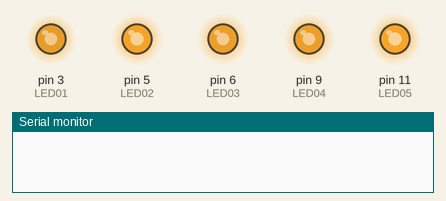
Recording of a sketch running on a simulated Arduino Uno, built with avr-gcc and run on an emulated ATmega328P. Shown: output pins drawn as LEDs (lit = HIGH), the last lines printed to the serial monitor. Random numbers use the default seed unless the sketch sets one.

Above: at 0.1 s.
At 16.0 s:
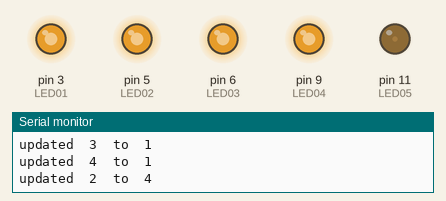
Timing chart, 0 to 40.0 s (numbered marks = the images above):
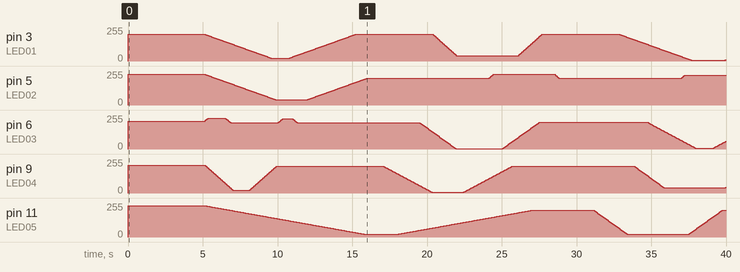

The sketch:

Starry-Sky-Fiberoptics-5leds.ino
```cpp
/*  Starry Sky Tie
 *
 *  This is a script to randomly fade 5 LEDs from an average to a lower
 *  or higher brightness with random lower, higher and timing settings
 *  to look like a starry sky when used with fiberoptics.
 *  In this case these will be implemented in a tie.
 *
 *  Up/down chance =  1/4 up, 3/4 down, with a maximum of 2
 *  going up to max at the same time.
 *
 *  Average stays the same.
 *  Minimum, maximum and timing options change randomly
 *  from 5 options every time it reaches the average again.
 *
 *  Created by Billy Jaspers, May 2019.
 */


// Declare pins
int LED01           = 3;
int LED02           = 5;
int LED03           = 6;
int LED04           = 9;
int LED05           = 11;

// Time variables
unsigned long currentTime;
unsigned long waitingTime[5];
unsigned long lastRound;

// LED Variables
int brightMin [5]   =       { 10,   10,   10,   10,     10        };      // Minimum brightness
int brightAvg [5]   =       { 200,  200,  200,  200,    200       };      // Average brightness
int brightMax[5]    =       { 240,  240,  240,  240,    240       };      // Maximum brightness
int timeWaitLow[5]  =       { 1000, 1000, 1000, 1000,   1000      };      // Waiting time
int timeWaitAvg[5]  =       { 5000, 5000, 5000, 5000,   5000      };      // Waiting time
int timeWaitMax[5]  =       { 4000, 3000, 3000, 3000,   3000      };      // Waiting time
int increment[5]    =       { 2,    5,    4,    5,      2         };      // Increment in brightness
int currentBright[5]=       { 200,  230,  210,  210,    235       };      // Current brightness

// LED Variables Possibilities
int brightMinPos[5] =       { 5,   20,    40,   5,      20        };      // Minimum brightness possibilities
int brightMaxPos[5] =       { 240,  245,  230,  225,    245       };      // Maximum brightness possibilities
int timeLowPos[5]   =       { 3000, 5000, 4000, 2000,   1000      };      // Waiting time on low brightness possibilities
int timeHighPos[5]  =       { 3000, 1000, 500,  2000,   4000      };      // Waiting time on high brightness possibilities
int timeAvgPos[5]   =       { 3000, 5000, 4000, 7000,   8000      };      // Waiting time on average brightness possibilities
int incrementPos[5] =       { 2,    4,    5,    3,      1         };      // increment in brightness possibilities

// Variables
bool startup = true;                                                      // Do the start settings need to be started?

// Directional variables
/* 0 = Waiting at Average
   1 = going Avg to Low
   2 = waiting Low
   3 = going Low to Avg
   4 = going Avg to Max
   5 = waiting at Max
   6 = going High to Avg
   7 = Updating variables*/
int statusLED[5]           =        { 0, 0, 0, 0, 0  };
int amountHighLED          =        0;
int refreshRate            =        50;
bool statusWaiting[5]      =        { false, false, false, false,  false};  // Is the Led waiting?

// Random variables
long randomNumber;                                                    //  Long to store random number
long randomNumberTwo;                                                 //  Long to store the second random number

// counters
int i = 0;                                                            // Counter for main loop


void setup() {
  Serial.begin (115200);                                              //  Start serial
  randomSeed(analogRead(A0));                                         //  Set randomseed

// Declare outputs
  pinMode (LED01, OUTPUT);
  pinMode (LED02, OUTPUT);
  pinMode (LED03, OUTPUT);
  pinMode (LED04, OUTPUT);
  pinMode (LED05, OUTPUT);
}


//  Write data to LEDs
void writeToLED(){
  analogWrite(LED01, currentBright[0]);
  analogWrite(LED02, currentBright[1]);
  analogWrite(LED03, currentBright[2]);
  analogWrite(LED04, currentBright[3]);
  analogWrite(LED05, currentBright[4]);
}


// Main loop
void loop() {
  if (startup){
    lastRound = millis();                                                               // Set lastRound for boot
    writeToLED();                                                                       // Write data to LED
    startup = false;                                                                    // Turn off startup
  }

  currentTime = millis();                                                             // Set current time


  if (currentTime - lastRound >= refreshRate ){
    for (i=0;i<5;i++){
      if (statusLED[i] == 7){                                                             // -7- Updating Led
        randomNumber      = random(5);
        brightMin[i]      = brightMinPos[randomNumber];                                     // Set random value for minimum brightness
        randomNumber      = random(5);
        brightMax[i]      = brightMaxPos[randomNumber];                                     // Set random value for maximum brightness
        randomNumber      = random(5);
        timeWaitLow[i]    = timeLowPos[randomNumber];                                       // Set random value for low waiting time
        randomNumber      = random(5);
        timeWaitMax[i]    = timeHighPos[randomNumber];                                      // Set random value for high waiting time
        randomNumber      = random(5);
        timeWaitAvg[i]    = timeAvgPos[randomNumber];                                       // Set random value for average waiting time
        randomNumber      = random(5);
        increment[i]      = incrementPos[randomNumber];                                     // Set random value for increment value
        randomNumber      = random(2);                                                      // Set random value for direction
        randomNumberTwo   = random(2);                                                      // Set random value for direction
        if (randomNumber == 1 && randomNumberTwo == 0 && amountHighLED < 2){                // If both are right and not more than 2 are high, go high
          statusLED[i]    = 4;                                                                // Set to go Avg to Max
          amountHighLED   = amountHighLED + 1;                                                // Add 1 to the amount of High LEDs
        }else{                                                                              // Else go low
          statusLED[i] = 1;                                                                   // Set to go Avg to Low
        }
        Serial.print("updated");
        Serial.print("\t");
        Serial.print(i);
        Serial.print("\t");
        Serial.print("to");
        Serial.print("\t");
        Serial.print(statusLED[i]);
        Serial.print("\n");

      }else if (statusLED[i] == 3){                                                     // -3- Going Low to Avg
        if ( currentBright[i] >= brightAvg[i] ){
          statusLED[i] = 0;                                                                 // If at lowest point: Go to Waiting Avg
        }else{
          currentBright[i] = currentBright[i]+increment[i];                                 // Else: Higher Brightness
        }

      }else if (statusLED[i] == 2){                                                     // -2- Waiting Low
        if ( !statusWaiting[i] ){                                                           // If not waiting:
          waitingTime[i] = millis();                                                        // Set waiting time
          statusWaiting[i] = true;                                                          // Start waiting
        }else if( statusWaiting[i] && currentTime-waitingTime[i] >= timeWaitLow[i] ){       // If waiting AND timeWaitAvg has passed:
          statusWaiting[i] = false;                                                         // Stop waiting
          statusLED[i] = 3;                                                                 // Set statusLed to Waiting for update
        }

      }else if (statusLED[i] == 1){                                                     // -1- Going Avg to Low
        if ( currentBright[i] <= brightMin[i] ){
          statusLED[i] = 2;                                                                 // If at lowest point: Go to Waiting Low
        }else{
          currentBright[i] = currentBright[i]-increment[i];                                 // Else: Lower Brightness
        }

      }else if (statusLED[i] == 6){                                                     // -6- Going Max to Avg
        if ( currentBright[i] <= brightAvg[i] ){
          statusLED[i] = 0;                                                                 // If at lowest point: Go to Waiting Low
          amountHighLED = amountHighLED - 1;                                                // -1 on the amount of high LEDs
        }else{
          currentBright[i] = currentBright[i]-increment[i];                                 // Else: Higher Brightness
        }

      }else if (statusLED[i] == 5){                                                     // -5- Waiting Max
        if ( !statusWaiting[i] ){                                                         // If not waiting:
          waitingTime[i] = millis();                                                        // Set waiting time
          statusWaiting[i] = true;                                                          // Start waiting
        }else if( statusWaiting[i] && currentTime-waitingTime[i] >= timeWaitMax[i] ){     // If waiting AND timeWaitAvg has passed:
          statusWaiting[i] = false;                                                         // Stop waiting
          statusLED[i] = 6;                                                                 // Set statusLed to Waiting for update
        }

      }else if (statusLED[i] == 4){                                                     // -4- Going Avg to Max
        if ( currentBright[i] >= brightMax[i] ){
          statusLED[i] = 5;                                                               // If at lowest point: Go to Waiting High
        }else{
          currentBright[i] = currentBright[i]+increment[i];                               // Else: Higher Brightness
        }

      }else if (statusLED[i] == 0){                                                     // -0- Waiting at Average
        if ( !statusWaiting[i] ){                                                         // If not waiting:
          waitingTime[i] = millis();                                                      // Set waiting time
          statusWaiting[i] = true;                                                        // Start waiting
        }else if( statusWaiting[i] && currentTime-waitingTime[i] >= timeWaitAvg[i] ){   // If waiting AND timeWaitAvg has passed:
          statusWaiting[i] = false;                                                       // Stop waiting
          statusLED[i] = 7;                                                               // Set statusLed to Waiting for update
        }

      }
    }
    i=0;
    lastRound = millis();
    writeToLED();
  }
}
```
